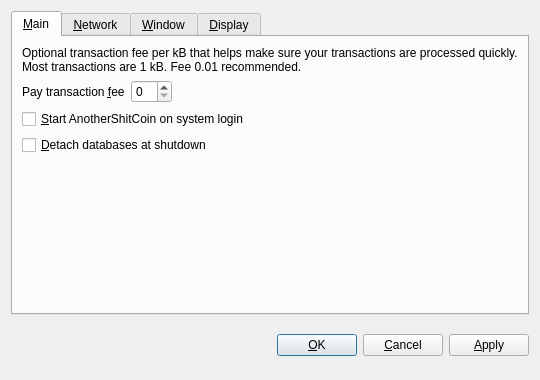
<?xml version="1.0" encoding="UTF-8"?>
<ui version="4.0">
 <class>OptionsDialog</class>
 <widget class="QDialog" name="OptionsDialog">
  <property name="geometry">
   <rect>
    <x>0</x>
    <y>0</y>
    <width>540</width>
    <height>380</height>
   </rect>
  </property>
  <property name="windowTitle">
   <string>Options</string>
  </property>
  <property name="modal">
   <bool>true</bool>
  </property>
  <layout class="QVBoxLayout" name="verticalLayout">
   <item>
    <widget class="QTabWidget" name="tabWidget">
     <property name="tabPosition">
      <enum>QTabWidget::North</enum>
     </property>
     <property name="currentIndex">
      <number>0</number>
     </property>
     <widget class="QWidget" name="tabMain">
      <attribute name="title">
       <string>&amp;Main</string>
      </attribute>
      <layout class="QVBoxLayout" name="verticalLayout_Main">
       <item>
        <widget class="QLabel" name="transactionFeeInfoLabel">
         <property name="text">
          <string>Optional transaction fee per kB that helps make sure your transactions are processed quickly. Most transactions are 1 kB. Fee 0.01 recommended.</string>
         </property>
         <property name="textFormat">
          <enum>Qt::PlainText</enum>
         </property>
         <property name="wordWrap">
          <bool>true</bool>
         </property>
        </widget>
       </item>
       <item>
        <layout class="QHBoxLayout" name="horizontalLayout_Main">
         <item>
          <widget class="QLabel" name="transactionFeeLabel">
           <property name="text">
            <string>Pay transaction &amp;fee</string>
           </property>
           <property name="textFormat">
            <enum>Qt::PlainText</enum>
           </property>
           <property name="buddy">
            <cstring>transactionFee</cstring>
           </property>
          </widget>
         </item>
         <item>
          <widget class="BitcoinAmountField" name="transactionFee"/>
         </item>
         <item>
          <spacer name="horizontalSpacer_Main">
           <property name="orientation">
            <enum>Qt::Horizontal</enum>
           </property>
           <property name="sizeHint" stdset="0">
            <size>
             <width>40</width>
             <height>20</height>
            </size>
           </property>
          </spacer>
         </item>
        </layout>
       </item>
       <item>
        <widget class="QCheckBox" name="bitcoinAtStartup">
         <property name="toolTip">
          <string>Automatically start AnotherShitCoin after logging in to the system.</string>
         </property>
         <property name="text">
          <string>&amp;Start AnotherShitCoin on system login</string>
         </property>
        </widget>
       </item>
       <item>
        <widget class="QCheckBox" name="detachDatabases">
         <property name="toolTip">
          <string>Detach block and address databases at shutdown. This means they can be moved to another data directory, but it slows down shutdown. The wallet is always detached.</string>
         </property>
         <property name="text">
          <string>&amp;Detach databases at shutdown</string>
         </property>
        </widget>
       </item>
       <item>
        <spacer name="verticalSpacer_Main">
         <property name="orientation">
          <enum>Qt::Vertical</enum>
         </property>
         <property name="sizeHint" stdset="0">
          <size>
           <width>20</width>
           <height>40</height>
          </size>
         </property>
        </spacer>
       </item>
      </layout>
     </widget>
     <widget class="QWidget" name="tabNetwork">
      <attribute name="title">
       <string>&amp;Network</string>
      </attribute>
      <layout class="QVBoxLayout" name="verticalLayout_Network">
       <item>
        <widget class="QCheckBox" name="mapPortUpnp">
         <property name="toolTip">
          <string>Automatically open the AnotherShitCoin client port on the router. This only works when your router supports UPnP and it is enabled.</string>
         </property>
         <property name="text">
          <string>Map port using &amp;UPnP</string>
         </property>
        </widget>
       </item>
       <item>
        <widget class="QCheckBox" name="connectSocks">
         <property name="toolTip">
          <string>Connect to the AnotherShitCoin network through a SOCKS proxy (e.g. when connecting through Tor).</string>
         </property>
         <property name="text">
          <string>&amp;Connect through SOCKS proxy:</string>
         </property>
        </widget>
       </item>
       <item>
        <layout class="QHBoxLayout" name="horizontalLayout_Network">
         <item>
          <widget class="QLabel" name="proxyIpLabel">
           <property name="text">
            <string>Proxy &amp;IP:</string>
           </property>
           <property name="textFormat">
            <enum>Qt::PlainText</enum>
           </property>
           <property name="buddy">
            <cstring>proxyIp</cstring>
           </property>
          </widget>
         </item>
         <item>
          <widget class="QValidatedLineEdit" name="proxyIp">
           <property name="maximumSize">
            <size>
             <width>140</width>
             <height>16777215</height>
            </size>
           </property>
           <property name="toolTip">
            <string>IP address of the proxy (e.g. 127.0.0.1)</string>
           </property>
          </widget>
         </item>
         <item>
          <widget class="QLabel" name="proxyPortLabel">
           <property name="text">
            <string>&amp;Port:</string>
           </property>
           <property name="textFormat">
            <enum>Qt::PlainText</enum>
           </property>
           <property name="buddy">
            <cstring>proxyPort</cstring>
           </property>
          </widget>
         </item>
         <item>
          <widget class="QLineEdit" name="proxyPort">
           <property name="maximumSize">
            <size>
             <width>55</width>
             <height>16777215</height>
            </size>
           </property>
           <property name="toolTip">
            <string>Port of the proxy (e.g. 9050)</string>
           </property>
          </widget>
         </item>
         <item>
          <widget class="QLabel" name="socksVersionLabel">
           <property name="text">
            <string>SOCKS &amp;Version:</string>
           </property>
           <property name="textFormat">
            <enum>Qt::PlainText</enum>
           </property>
           <property name="buddy">
            <cstring>socksVersion</cstring>
           </property>
          </widget>
         </item>
         <item>
          <widget class="QValueComboBox" name="socksVersion">
           <property name="toolTip">
            <string>SOCKS version of the proxy (e.g. 5)</string>
           </property>
          </widget>
         </item>
         <item>
          <spacer name="horizontalSpacer_Network">
           <property name="orientation">
            <enum>Qt::Horizontal</enum>
           </property>
           <property name="sizeHint" stdset="0">
            <size>
             <width>40</width>
             <height>20</height>
            </size>
           </property>
          </spacer>
         </item>
        </layout>
       </item>
       <item>
        <spacer name="verticalSpacer_Network">
         <property name="orientation">
          <enum>Qt::Vertical</enum>
         </property>
         <property name="sizeHint" stdset="0">
          <size>
           <width>20</width>
           <height>40</height>
          </size>
         </property>
        </spacer>
       </item>
      </layout>
     </widget>
     <widget class="QWidget" name="tabWindow">
      <attribute name="title">
       <string>&amp;Window</string>
      </attribute>
      <layout class="QVBoxLayout" name="verticalLayout_Window">
       <item>
        <widget class="QCheckBox" name="minimizeToTray">
         <property name="toolTip">
          <string>Show only a tray icon after minimizing the window.</string>
         </property>
         <property name="text">
          <string>&amp;Minimize to the tray instead of the taskbar</string>
         </property>
        </widget>
       </item>
       <item>
        <widget class="QCheckBox" name="minimizeOnClose">
         <property name="toolTip">
          <string>Minimize instead of exit the application when the window is closed. When this option is enabled, the application will be closed only after selecting Quit in the menu.</string>
         </property>
         <property name="text">
          <string>M&amp;inimize on close</string>
         </property>
        </widget>
       </item>
       <item>
        <spacer name="verticalSpacer_Window">
         <property name="orientation">
          <enum>Qt::Vertical</enum>
         </property>
         <property name="sizeHint" stdset="0">
          <size>
           <width>20</width>
           <height>40</height>
          </size>
         </property>
        </spacer>
       </item>
      </layout>
     </widget>
     <widget class="QWidget" name="tabDisplay">
      <attribute name="title">
       <string>&amp;Display</string>
      </attribute>
      <layout class="QVBoxLayout" name="verticalLayout_Display">
       <item>
        <layout class="QHBoxLayout" name="horizontalLayout_1_Display">
         <item>
          <widget class="QLabel" name="langLabel">
           <property name="text">
            <string>User Interface &amp;language:</string>
           </property>
           <property name="textFormat">
            <enum>Qt::PlainText</enum>
           </property>
           <property name="buddy">
            <cstring>lang</cstring>
           </property>
          </widget>
         </item>
         <item>
          <widget class="QValueComboBox" name="lang">
           <property name="toolTip">
            <string>The user interface language can be set here. This setting will take effect after restarting AnotherShitCoin.</string>
           </property>
          </widget>
         </item>
        </layout>
       </item>
       <item>
        <layout class="QHBoxLayout" name="horizontalLayout_2_Display">
         <item>
          <widget class="QLabel" name="unitLabel">
           <property name="text">
            <string>&amp;Unit to show amounts in:</string>
           </property>
           <property name="textFormat">
            <enum>Qt::PlainText</enum>
           </property>
           <property name="buddy">
            <cstring>unit</cstring>
           </property>
          </widget>
         </item>
         <item>
          <widget class="QValueComboBox" name="unit">
           <property name="toolTip">
            <string>Choose the default subdivision unit to show in the interface and when sending coins.</string>
           </property>
          </widget>
         </item>
        </layout>
       </item>
       <item>
        <widget class="QCheckBox" name="displayAddresses">
         <property name="toolTip">
          <string>Whether to show AnotherShitCoin addresses in the transaction list or not.</string>
         </property>
         <property name="text">
          <string>&amp;Display addresses in transaction list</string>
         </property>
        </widget>
       </item>
       <item>
        <spacer name="verticalSpacer_Display">
         <property name="orientation">
          <enum>Qt::Vertical</enum>
         </property>
         <property name="sizeHint" stdset="0">
          <size>
           <width>20</width>
           <height>40</height>
          </size>
         </property>
        </spacer>
       </item>
      </layout>
     </widget>
    </widget>
   </item>
   <item>
    <layout class="QHBoxLayout" name="horizontalLayout_Buttons">
     <item>
      <spacer name="horizontalSpacer_1">
       <property name="orientation">
        <enum>Qt::Horizontal</enum>
       </property>
       <property name="sizeHint" stdset="0">
        <size>
         <width>40</width>
         <height>48</height>
        </size>
       </property>
      </spacer>
     </item>
     <item>
      <widget class="QLabel" name="statusLabel">
       <property name="font">
        <font>
         <weight>75</weight>
         <bold>true</bold>
        </font>
       </property>
       <property name="text">
        <string/>
       </property>
       <property name="textFormat">
        <enum>Qt::PlainText</enum>
       </property>
       <property name="wordWrap">
        <bool>true</bool>
       </property>
      </widget>
     </item>
     <item>
      <spacer name="horizontalSpacer_2">
       <property name="orientation">
        <enum>Qt::Horizontal</enum>
       </property>
       <property name="sizeHint" stdset="0">
        <size>
         <width>40</width>
         <height>48</height>
        </size>
       </property>
      </spacer>
     </item>
     <item>
      <widget class="QPushButton" name="okButton">
       <property name="text">
        <string>&amp;OK</string>
       </property>
      </widget>
     </item>
     <item>
      <widget class="QPushButton" name="cancelButton">
       <property name="text">
        <string>&amp;Cancel</string>
       </property>
       <property name="autoDefault">
        <bool>false</bool>
       </property>
      </widget>
     </item>
     <item>
      <widget class="QPushButton" name="applyButton">
       <property name="text">
        <string>&amp;Apply</string>
       </property>
       <property name="autoDefault">
        <bool>false</bool>
       </property>
      </widget>
     </item>
    </layout>
   </item>
  </layout>
 </widget>
 <customwidgets>
  <customwidget>
   <class>BitcoinAmountField</class>
   <extends>QSpinBox</extends>
   <header>bitcoinamountfield.h</header>
  </customwidget>
  <customwidget>
   <class>QValueComboBox</class>
   <extends>QComboBox</extends>
   <header>qvaluecombobox.h</header>
  </customwidget>
  <customwidget>
   <class>QValidatedLineEdit</class>
   <extends>QLineEdit</extends>
   <header>qvalidatedlineedit.h</header>
  </customwidget>
 </customwidgets>
 <resources/>
 <connections/>
</ui>
